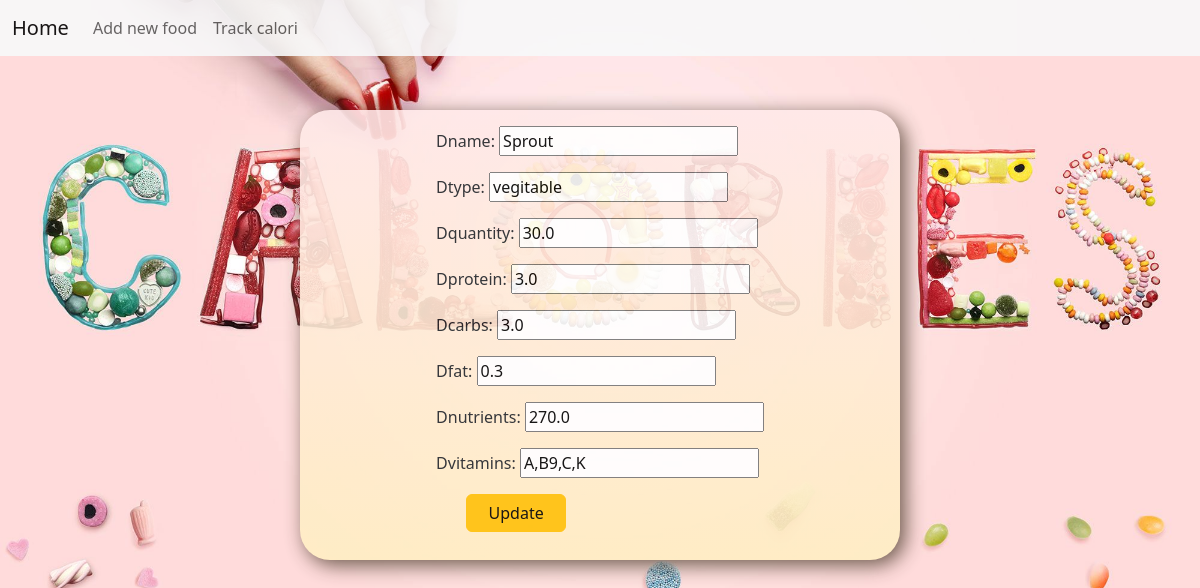
The page /edit/140/ on the database its author committed.
### calapp/models.py (models this page shows, shortened)
class dailycalory(models.Model):
    dname=models.CharField(max_length=100)
    dtype=models.CharField(max_length=100)
    dquantity=models.FloatField()
    dprotein=models.FloatField()
    dcarbs=models.FloatField()
    dfat=models.FloatField()
    dnutrients=models.FloatField()
    dvitamins=models.CharField(max_length=100)
    updated_at = models.DateTimeField(auto_now_add=True)
    class Meta:
        ordering = ['-updated_at']

### calapp/views.py (the view, shortened to what this page needs)
# urls.py: path('edit/<int:pk>/',views.editcal,name='edit'),
def editcal(request,pk):
    res=dailycalory.objects.get(id=pk)
    form=editfoodform(instance=res)
    return render(request,'editcal.html',{'res':res,"form":form})

### calapp/forms.py
class editfoodform(forms.ModelForm):
    class Meta:
        model=dailycalory
        fields=['dname','dtype','dquantity','dprotein','dcarbs','dfat','dnutrients','dvitamins']

### templates/editcal.html (shortened to what this page needs)
{% extends 'base.html' %}
{% block content %}
        <br><div class="card card-body" id="editcard">
            <form action="" method="POST" id="editfood">
                {{ form.as_p }}
                <input type="submit" value="Update" class="btn btn-warning" style="margin-left: 30px;width:100px">
             </form>
        </div>
{% endblock %}

### static/images/mystyle.css (style rules this page uses)
body { background-image: url(/static/images/home.jpg); background-size:cover; background-repeat: no-repeat; opacity: 0.9; align-items: center; }
#editcard { margin-top: 30px; margin-left: 300px; display: flex; align-items: center; height: 450px; margin-bottom: 30px; background-image: linear-gradient(rgb(255, 233, 233),rgb(255, 238, 195)); border-radius: 30px; box-shadow: 5px 5px 20px rgb(91, 73, 59) ; border: none; width:600px; }

### rows shown on the page
dailycalory: dname "Sprout", dtype "vegitable", dquantity "30.0", dprotein "3.0", dcarbs "3.0", dfat "0.3", dnutrients "270.0", dvitamins "A,B9,C,K"
